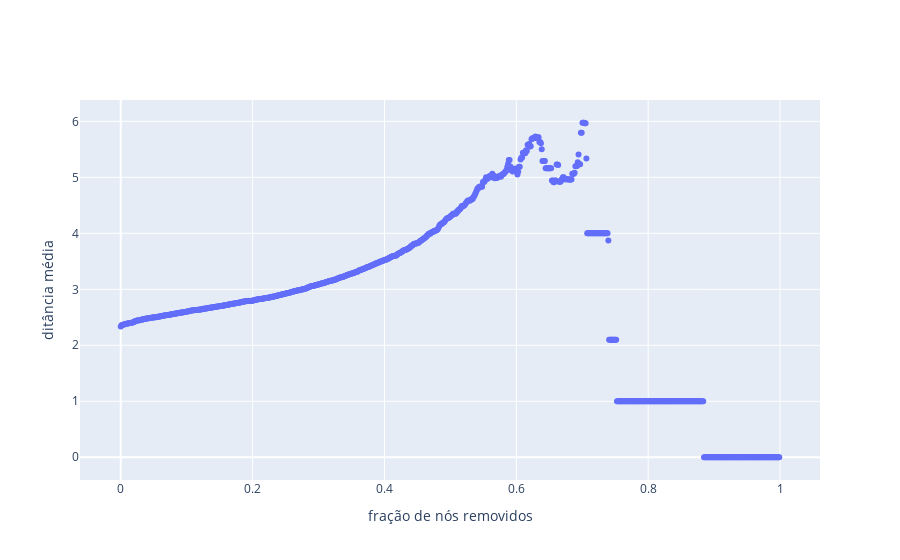

Notebook code for this chart:
### Code cell
average_dist_vs_removed = pd.read_csv('average_dist_vs_removed.csv') 
average_dist_vs_removed_x = average_dist_vs_removed['Frac_Removed'].values
average_dist_vs_removed_y = average_dist_vs_removed['avg_dist'].values

import plotly.graph_objects as go
fig = go.Figure()

# Add traces
fig.add_trace(go.Scatter(x=average_dist_vs_removed_x, y=average_dist_vs_removed_y, mode='markers'))

fig.update_xaxes(title_text="fração de nós removidos")
fig.update_yaxes(title_text="ditância média")

# fig.update_yaxes(type="log")
# fig.update_xaxes(type="log")

fig.show()

### Figure 1 — Plotly figure (JSON) as saved in the notebook; plotly's stock layout.template omitted (floating-point values rounded to 4 significant figures; data arrays with more than 128 entries replaced by an {"elided": "..."} marker saying what was removed)
{"data": [{"mode": "markers", "type": "scatter", "x": {"elided": "841 float values"}, "y": {"elided": "841 float values"}}], "layout": {"autosize": true, "xaxis": {"autorange": true, "range": [-0.06076, 1.06], "title": {"text": "fração de nós removidos"}, "type": "linear"}, "yaxis": {"autorange": true, "range": [-0.4931, 6.468], "title": {"text": "ditância média"}, "type": "linear"}}}
